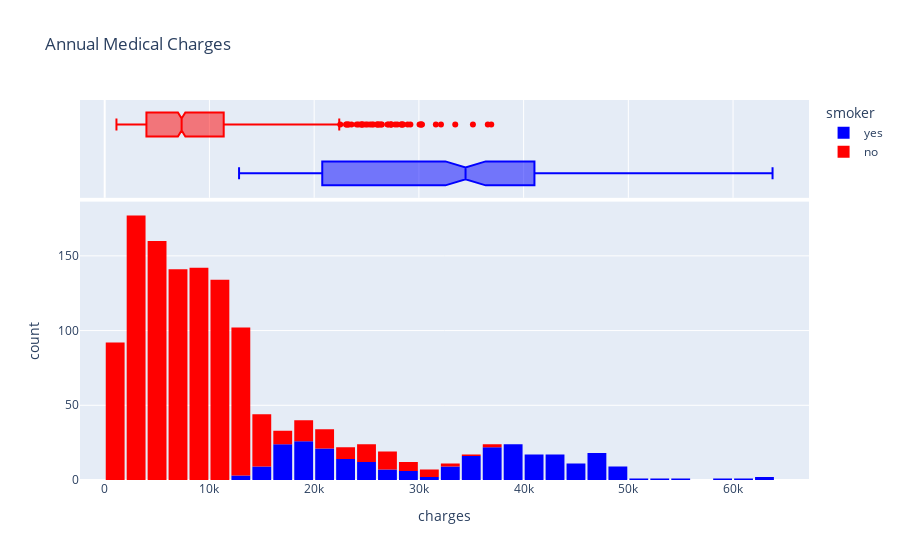

Source (notebook cell):
### Code cell
fig = px.histogram(medical_df,
                   x='charges',
                   marginal='box',
                   color='smoker',
                   color_discrete_sequence=['blue', 'red'],
                   title='Annual Medical Charges ')
fig.update_layout(bargap=0.1)
fig.show() # it show that smoker have high charges and ther is power law

### Figure 1 — Plotly figure (JSON) as saved in the notebook; plotly's stock layout.template omitted (floating-point values rounded to 4 significant figures; data arrays with more than 128 entries replaced by an {"elided": "..."} marker saying what was removed)
{"data": [{"bingroup": "x", "hovertemplate": "smoker=yes<br>charges=%{x}<br>count=%{y}<extra></extra>", "legendgroup": "yes", "marker": {"color": "blue", "pattern": {"shape": ""}}, "name": "yes", "orientation": "v", "showlegend": true, "type": "histogram", "x": {"elided": "274 float values"}, "xaxis": "x", "yaxis": "y"}, {"hovertemplate": "smoker=yes<br>charges=%{x}<extra></extra>", "legendgroup": "yes", "marker": {"color": "blue"}, "name": "yes", "notched": true, "showlegend": false, "type": "box", "x": {"elided": "274 float values"}, "xaxis": "x2", "yaxis": "y2"}, {"bingroup": "x", "hovertemplate": "smoker=no<br>charges=%{x}<br>count=%{y}<extra></extra>", "legendgroup": "no", "marker": {"color": "red", "pattern": {"shape": ""}}, "name": "no", "orientation": "v", "showlegend": true, "type": "histogram", "x": {"elided": "1064 float values"}, "xaxis": "x", "yaxis": "y"}, {"hovertemplate": "smoker=no<br>charges=%{x}<extra></extra>", "legendgroup": "no", "marker": {"color": "red"}, "name": "no", "notched": true, "showlegend": false, "type": "box", "x": {"elided": "1064 float values"}, "xaxis": "x2", "yaxis": "y2"}], "layout": {"bargap": 0.1, "barmode": "relative", "legend": {"title": {"text": "smoker"}, "tracegroupgap": 0}, "title": {"text": "Annual Medical Charges"}, "xaxis": {"anchor": "y", "domain": [0, 1], "title": {"text": "charges"}}, "xaxis2": {"anchor": "y2", "domain": [0, 1], "matches": "x", "showgrid": true, "showticklabels": false}, "yaxis": {"anchor": "x", "domain": [0, 0.7326], "title": {"text": "count"}}, "yaxis2": {"anchor": "x2", "domain": [0.7426, 1], "matches": "y2", "showgrid": false, "showline": false, "showticklabels": false, "ticks": ""}}}
